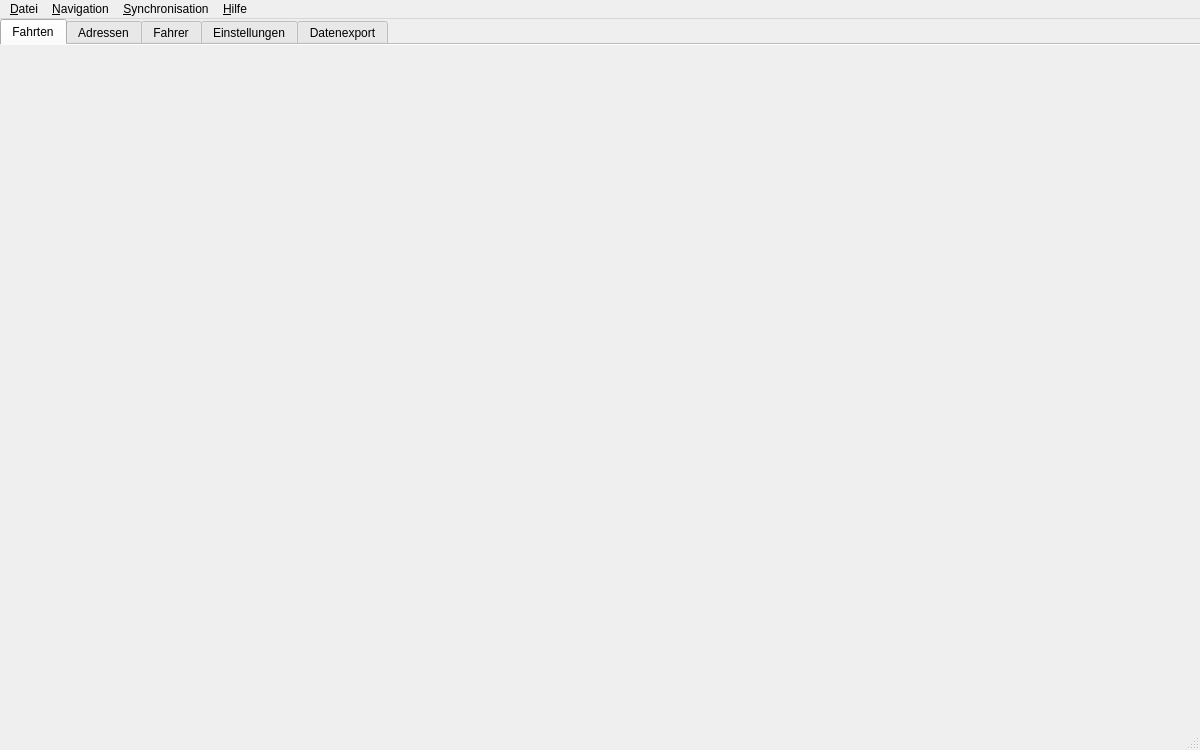
<?xml version="1.0" encoding="UTF-8"?>
<ui version="4.0">
 <class>MainWindow</class>
 <widget class="QMainWindow" name="MainWindow">
  <property name="geometry">
   <rect>
    <x>0</x>
    <y>0</y>
    <width>1200</width>
    <height>750</height>
   </rect>
  </property>
  <property name="minimumSize">
   <size>
    <width>900</width>
    <height>600</height>
   </size>
  </property>
  <property name="windowTitle">
   <string>Fahrtenbuch</string>
  </property>

  <widget class="QWidget" name="centralWidget">
   <layout class="QVBoxLayout" name="centralLayout">
    <property name="spacing">
     <number>0</number>
    </property>
    <property name="leftMargin">
     <number>0</number>
    </property>
    <property name="topMargin">
     <number>0</number>
    </property>
    <property name="rightMargin">
     <number>0</number>
    </property>
    <property name="bottomMargin">
     <number>0</number>
    </property>
    <item>
     <widget class="QTabWidget" name="tabWidget">
      <property name="documentMode">
       <bool>true</bool>
      </property>
      <property name="tabPosition">
       <enum>QTabWidget::North</enum>
      </property>
      <property name="currentIndex">
       <number>0</number>
      </property>

      <widget class="QWidget" name="tabFahrten">
       <attribute name="title">
        <string>Fahrten</string>
       </attribute>
       <layout class="QVBoxLayout" name="layoutFahrten">
        <property name="leftMargin">
         <number>0</number>
        </property>
        <property name="topMargin">
         <number>0</number>
        </property>
        <property name="rightMargin">
         <number>0</number>
        </property>
        <property name="bottomMargin">
         <number>0</number>
        </property>
       </layout>
      </widget>

      <widget class="QWidget" name="tabAdressen">
       <attribute name="title">
        <string>Adressen</string>
       </attribute>
       <layout class="QVBoxLayout" name="layoutAdressen">
        <property name="leftMargin">
         <number>0</number>
        </property>
        <property name="topMargin">
         <number>0</number>
        </property>
        <property name="rightMargin">
         <number>0</number>
        </property>
        <property name="bottomMargin">
         <number>0</number>
        </property>
       </layout>
      </widget>

      <widget class="QWidget" name="tabFahrer">
       <attribute name="title">
        <string>Fahrer</string>
       </attribute>
       <layout class="QVBoxLayout" name="layoutFahrer">
        <property name="leftMargin">
         <number>0</number>
        </property>
        <property name="topMargin">
         <number>0</number>
        </property>
        <property name="rightMargin">
         <number>0</number>
        </property>
        <property name="bottomMargin">
         <number>0</number>
        </property>
       </layout>
      </widget>

      <widget class="QWidget" name="tabEinstellungen">
       <attribute name="title">
        <string>Einstellungen</string>
       </attribute>
       <layout class="QVBoxLayout" name="layoutEinstellungen">
        <property name="leftMargin">
         <number>0</number>
        </property>
        <property name="topMargin">
         <number>0</number>
        </property>
        <property name="rightMargin">
         <number>0</number>
        </property>
        <property name="bottomMargin">
         <number>0</number>
        </property>
       </layout>
      </widget>

      <widget class="QWidget" name="tabExport">
       <attribute name="title">
        <string>Datenexport</string>
       </attribute>
       <layout class="QVBoxLayout" name="layoutExport">
        <property name="leftMargin">
         <number>0</number>
        </property>
        <property name="topMargin">
         <number>0</number>
        </property>
        <property name="rightMargin">
         <number>0</number>
        </property>
        <property name="bottomMargin">
         <number>0</number>
        </property>
       </layout>
      </widget>

     </widget>
    </item>
   </layout>
  </widget>

  <widget class="QMenuBar" name="menuBar">
   <property name="geometry">
    <rect>
     <x>0</x>
     <y>0</y>
     <width>1200</width>
     <height>26</height>
    </rect>
   </property>
   <widget class="QMenu" name="menuDatei">
    <property name="title">
     <string>&amp;Datei</string>
    </property>
    <addaction name="actionSpeichern"/>
    <addaction name="separator"/>
    <addaction name="actionBeenden"/>
   </widget>
   <widget class="QMenu" name="menuNavigation">
    <property name="title">
     <string>&amp;Navigation</string>
    </property>
    <addaction name="actionFahrten"/>
    <addaction name="actionAdressen"/>
    <addaction name="actionFahrer"/>
    <addaction name="actionEinstellungen"/>
    <!-- Export-Tab über Tab-Navigation erreichbar -->
   </widget>
   <widget class="QMenu" name="menuSync">
    <property name="title">
     <string>&amp;Synchronisation</string>
    </property>
    <addaction name="actionSyncStarten"/>
    <addaction name="actionSyncStatus"/>
    <addaction name="separator"/>
    <addaction name="actionSyncProtokoll"/>
    <addaction name="separator"/>
    <addaction name="actionDbExport"/>
    <addaction name="actionDbImport"/>
   </widget>
   <widget class="QMenu" name="menuHilfe">
    <property name="title">
     <string>&amp;Hilfe</string>
    </property>
    <addaction name="actionBenutzeranleitung"/>
    <addaction name="separator"/>
    <addaction name="actionUeberQt"/>
    <addaction name="actionUeberFahrtenbuch"/>
   </widget>
   <addaction name="menuDatei"/>
   <addaction name="menuNavigation"/>
   <addaction name="menuSync"/>
   <addaction name="menuHilfe"/>
  </widget>

  <widget class="QStatusBar" name="statusBar"/>

  <action name="actionSpeichern">
   <property name="text">
    <string>Speichern</string>
   </property>
   <property name="shortcut">
    <string>Ctrl+S</string>
   </property>
   <property name="toolTip">
    <string>Aktuelle Aenderungen speichern</string>
   </property>
  </action>

  <action name="actionBeenden">
   <property name="text">
    <string>Beenden</string>
   </property>
   <property name="shortcut">
    <string>Ctrl+Q</string>
   </property>
  </action>

  <action name="actionFahrten">
   <property name="text">
    <string>Fahrten</string>
   </property>
   <property name="shortcut">
    <string>Ctrl+1</string>
   </property>
  </action>

  <action name="actionAdressen">
   <property name="text">
    <string>Adressen</string>
   </property>
   <property name="shortcut">
    <string>Ctrl+2</string>
   </property>
  </action>

  <action name="actionFahrer">
   <property name="text">
    <string>Fahrer</string>
   </property>
   <property name="shortcut">
    <string>Ctrl+3</string>
   </property>
  </action>

  <action name="actionEinstellungen">
   <property name="text">
    <string>Einstellungen</string>
   </property>
   <property name="shortcut">
    <string>Ctrl+4</string>
   </property>
  </action>

  <action name="actionExport">
   <property name="text">
    <string>Datenexport</string>
   </property>
   <property name="shortcut">
    <string>Ctrl+5</string>
   </property>
  </action>

  <action name="actionSyncStarten">
   <property name="text">
    <string>Sync jetzt starten</string>
   </property>
   <property name="toolTip">
    <string>Datensynchronisation starten</string>
   </property>
  </action>

  <action name="actionSyncStatus">
   <property name="text">
    <string>Sync-Status</string>
   </property>
  </action>

  <action name="actionSyncProtokoll">
   <property name="text">
    <string>Sync-Protokoll …</string>
   </property>
   <property name="toolTip">
    <string>Alle lokalen und empfangenen Änderungen anzeigen</string>
   </property>
   <property name="shortcut">
    <string>Ctrl+L</string>
   </property>
  </action>

  <action name="actionDbExport">
   <property name="text">
    <string>Datenbank exportieren …</string>
   </property>
   <property name="toolTip">
    <string>Datenbank als Datei speichern (zur Übertragung auf anderes Gerät)</string>
   </property>
  </action>

  <action name="actionDbImport">
   <property name="text">
    <string>Datenbank importieren …</string>
   </property>
   <property name="toolTip">
    <string>Datenbank von Datei laden (ersetzt lokale Datenbank vollständig)</string>
   </property>
  </action>

  <action name="actionBenutzeranleitung">
   <property name="text">
    <string>Benutzeranleitung</string>
   </property>
   <property name="shortcut">
    <string>F1</string>
   </property>
  </action>

  <action name="actionUeberQt">
   <property name="text">
    <string>Ueber Qt</string>
   </property>
  </action>

  <action name="actionUeberFahrtenbuch">
   <property name="text">
    <string>Ueber Fahrtenbuch</string>
   </property>
  </action>

 </widget>

 <customwidgets>
  <customwidget>
   <class>FahrtenTable</class>
   <extends>QWidget</extends>
   <header>fahrtentable.h</header>
  </customwidget>
  <customwidget>
   <class>AdressTable</class>
   <extends>QWidget</extends>
   <header>adresstable.h</header>
  </customwidget>
  <customwidget>
   <class>FahrerTable</class>
   <extends>QWidget</extends>
   <header>fahrertable.h</header>
  </customwidget>
  <customwidget>
   <class>EinstellungenWidget</class>
   <extends>QWidget</extends>
   <header>einstellungen.h</header>
  </customwidget>
  <customwidget>
   <class>DatenExport</class>
   <extends>QWidget</extends>
   <header>datenexport.h</header>
  </customwidget>
 </customwidgets>

 <resources/>
 <connections/>
</ui>
